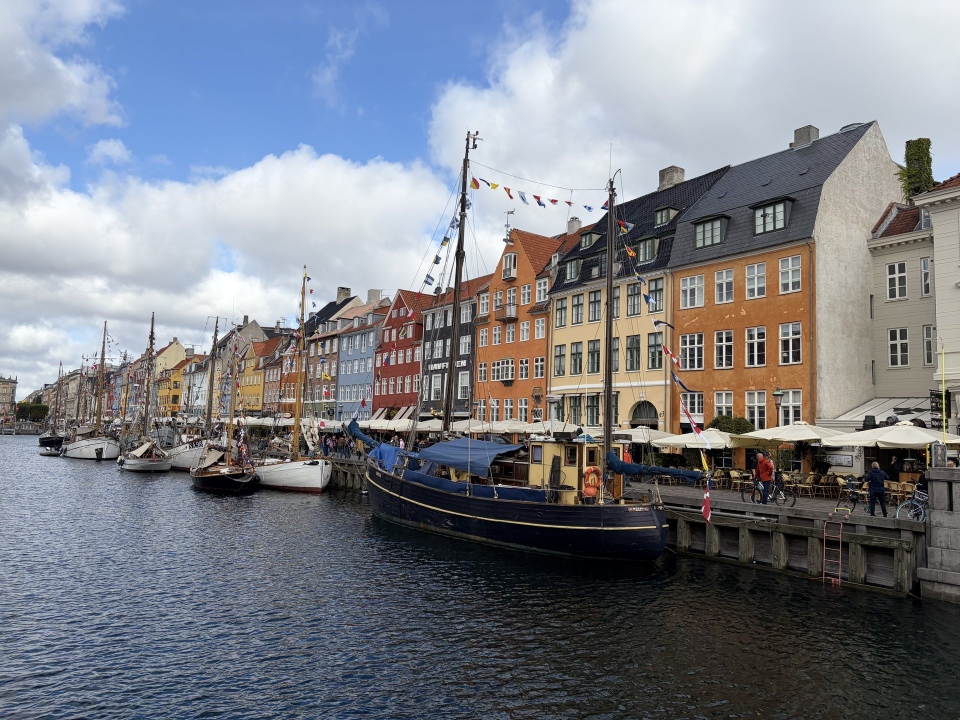
#> input picture Exercises/W5/line.jpg, 1920 x 1440 px, found by its file name (shown at 1/2 size)
$ jupyter execute W5_harris_sol.ipynb   (shell and % lines are left out)
#> lines starting #> are read from the running program, lines starting #| are printed output that depends on the picture; after the words box and inside, x2 and y2 are one past the last pixel; in counts of white or black regions, pixels touching at a corner belong together
# Harris corner detector — solution

Staff copy of the 15-minute exercise.

[](https://colab.research.google.com/github/tavisualcomputing/viscomp2026/blob/main/Solutions/W5/W5_harris_sol.ipynb)

## Before you start

Run the setup cell first. It uses the photos next to this notebook, and downloads the ones it needs from the course repository when they are missing (this is what happens in Colab). If the download fails, upload the `.jpg` files from `Exercises/W5` into the Colab file browser.

[cell 1]
import urllib.request
from pathlib import Path

import numpy as np
import matplotlib.pyplot as plt
from PIL import Image
from scipy import ndimage

plt.rcParams["figure.dpi"] = 80


IMAGE_BASE_URL = "https://raw.githubusercontent.com/tavisualcomputing/viscomp2026/main/Exercises/W5"


def find_image_dir():
    """Folder with the photos: next to the notebook, in images/, or in Exercises/W5."""
    start = Path.cwd().resolve()
    for cand in [start, *start.parents]:
        for folder in (cand, cand / "images", cand / "Exercises" / "W5"):
            if (folder / "line.jpg").is_file():
                return folder
    return start


IMAGE_DIR = find_image_dir()


def load_rgb(name):
    """Load a course photo. Downloads it on first use when it is not on disk."""
#> called with name = 'line.jpg'
    path = IMAGE_DIR / name
    if not path.is_file():
        urllib.request.urlretrieve(f"{IMAGE_BASE_URL}/{name}", path)
    return np.asarray(Image.open(path).convert("RGB"))
#> returned value is the input picture: shape (1440, 1920, 3); mean R, G, B 123.3, 127.4, 135.9


# [5 lines left out: function downscale, not called in this run]


def rgb_to_gray(rgb):
    image = rgb.astype(np.float64)
    return (0.2989 * image[:, :, 0] + 0.5870 * image[:, :, 1] + 0.1140 * image[:, :, 2]) / 255.0
#> returned value: shape (1440, 1920) float64


def image_gradients(gray):
    """Sobel derivatives. Ix is horizontal, Iy is vertical."""
    Ix = ndimage.sobel(gray, axis=1)
    Iy = ndimage.sobel(gray, axis=0)
    return Ix, Iy

## The detector

The structure tensor pools the image gradients in a Gaussian window:

$$
M = G_{\sigma} * \begin{bmatrix} I_x^2 & I_x I_y \\ I_x I_y & I_y^2 \end{bmatrix}
$$

Two large eigenvalues mean a corner. Harris skips the eigendecomposition:

$$
R = \det(M) - k\,(\mathrm{tr}\, M)^2
$$

Use $k = 0.05$. Corners give a large positive $R$. Straight edges give a negative $R$, because one eigenvalue is large and the other is near zero. Flat regions stay near zero.

`image_gradients` (already in the setup cell) returns Sobel derivatives $I_x$ and $I_y$.

The three definitions below are the solution.

[cell 2]
def structure_tensor(Ix, Iy, sigma):
    """Return A, B, C for M = [[A, C], [C, B]].

    A, B, and C are Ix**2, Iy**2, and Ix*Iy, each smoothed by a Gaussian
    of standard deviation `sigma`. x is the column direction.
    """
    A = ndimage.gaussian_filter(Ix * Ix, sigma)
    B = ndimage.gaussian_filter(Iy * Iy, sigma)
    C = ndimage.gaussian_filter(Ix * Iy, sigma)
    return A, B, C

[cell 3]
def harris_response(A, B, C, k=0.05):
    """R = det(M) - k * trace(M)**2."""
    det = A * B - C * C
    trace = A + B
    return det - k * trace * trace

## Two tools for picking corners

The last function needs two NumPy / SciPy tools you may not have used. Read this, run the demo cell, then write the function.

### 1. `ndimage.maximum_filter(array, size=n)` (given, you do not write it)

It slides an $n \times n$ window over the array. At every pixel it looks at the $n \times n$ neighbourhood centred on that pixel and writes the **largest value in that neighbourhood** into the output at the same position. The output has the same shape as the input.

Example with `size=3` (each output value is the max of the 3x3 block around it):

```
input            output
0 0 0 0 0        1 1 1 0 0
0 1 0 0 0        1 1 1 0 0
0 0 0 0 0   ->   1 1 5 5 5     the 1 spreads to its 8 neighbours,
0 0 0 5 0        0 0 5 5 5     the 5 spreads to its 8 neighbours
0 0 0 0 0        0 0 5 5 5
```

Why do we want this? A pixel is a **local maximum** exactly when nobody in its window is bigger than it, that is, when its own value equals the window maximum:

$$\text{response}[y, x] = \text{local\_max}[y, x]$$

Pixels that are only slightly less than a stronger neighbour fail this test. This is called **non-maximum suppression**: around each corner, the response forms a small hill, and we keep only the top of the hill instead of every pixel on it.

Warning: do not threshold `local_max` itself. It is the *spread-out* version, so every pixel near a strong corner would pass. Always compare against the original `response`.

### 2. `np.nonzero(mask)`

A comparison such as `response > 3` gives a boolean array with the same shape as `response`. `np.nonzero(mask)` turns this into a list of **where** the `True` entries are. For a 2-D array it returns two 1-D arrays, **first the row indices, then the column indices**:

```python
mask = np.array([[False, True,  False],
                 [False, False, True ],
                 [False, False, False]])
rows, cols = np.nonzero(mask)
# rows = [0, 1]    cols = [1, 2]     -> True at (row 0, col 1) and (row 1, col 2)
```

In an image rows are $y$ and columns are $x$, so write `ys, xs = np.nonzero(mask)`. Mixing these two up is the most common bug.

Boolean arrays can be combined element-wise with `&` (and). Put each comparison in its own parentheses: `(a == b) & (c > d)`.

[cell 4]
# Demo: run this cell, change the numbers, and compare with the explanation.
demo = np.array([
    [0, 0, 0, 0, 0],
    [0, 1, 0, 0, 0],
    [0, 0, 0, 0, 0],
    [0, 0, 0, 5, 0],
    [0, 0, 0, 0, 0],
], dtype=float)

spread = ndimage.maximum_filter(demo, size=3)
print("maximum_filter, size=3:\n", spread)

is_peak = (demo == spread) & (demo > 0.5)
print("peaks (True where the pixel wins its window and is > 0.5):\n", is_peak)

rows, cols = np.nonzero(is_peak)
print("rows =", rows, " cols =", cols)

[cell 5]
def select_corners(R, nms_size=9, rel_threshold=0.02):
    """Pixel coordinates (xs, ys) of local maxima of R.

    A corner must be the maximum in an `nms_size` window and must be
    larger than `rel_threshold` times the strongest response.
    xs are columns, ys are rows.
    """
    response = R.copy()
    margin = nms_size // 2
    if margin > 0:
        response[:margin, :] = 0
        response[-margin:, :] = 0
        response[:, :margin] = 0
        response[:, -margin:] = 0

    peak = float(response.max())
    if peak <= 0:
        return np.zeros(0, dtype=int), np.zeros(0, dtype=int)

    local_max = ndimage.maximum_filter(response, size=nms_size)
    mask = (response == local_max) & (response > rel_threshold * peak)
    ys, xs = np.nonzero(mask)
    return xs, ys

## Check: four corners of a rectangle

A white rectangle on a black background has a corner at each of its four corners and a long edge along each side. Those edges must not produce detections.

[cell 6]
square = np.zeros((100, 120))
square[30:70, 20:90] = 1.0
Ix, Iy = image_gradients(square)
A, B, C = structure_tensor(Ix, Iy, sigma=1.5)
response = harris_response(A, B, C, k=0.05)
xs, ys = select_corners(response, nms_size=7, rel_threshold=0.1)

expected = {(20, 30), (89, 30), (20, 69), (89, 69)}
found = {(int(x), int(y)) for x, y in zip(xs, ys)}
print("Corners on the white rectangle:", sorted(found))
assert found == expected, "Expected the four corners of the rectangle."
print("Square check passed.")

## Nyhavn

`images/line.jpg` is the waterfront. Windows are corners. Roof edges, masts, and the quay are lines. The drawing keeps the 250 strongest responses so the figure stays readable.

[cell 7]
rgb = load_rgb("line.jpg")
gray = rgb_to_gray(rgb)
Ix, Iy = image_gradients(gray)
#> in image_gradients (call 2), `Ix = ndimage.sobel(gray, axis=1)`:
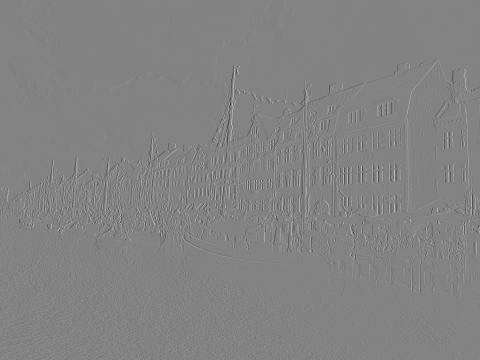
#> Ix: shape (1440, 1920) float64 (shown at 1/4 size); min -3.76, max 3.58, mean -0.000483; drawn with min black and max white
A, B, C = structure_tensor(Ix, Iy, sigma=1.6)
#> call 2 of structure_tensor, with sigma = 1.6
#> in structure_tensor (call 2), `B = ndimage.gaussian_filter(Iy * Iy, sigma)`:
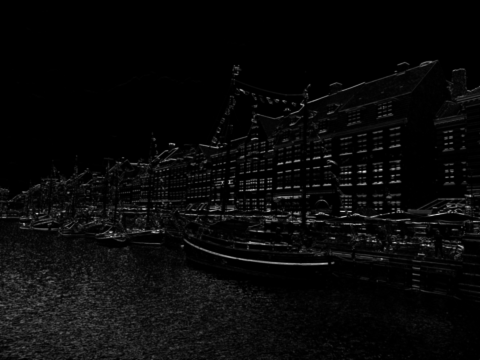
#> B: shape (1440, 1920) float64 (shown at 1/4 size); min 0, max 5.01, mean 0.191; drawn with min black and max white
response = harris_response(A, B, C, k=0.05)
#> call 2 of harris_response, with k = 0.05
#> in harris_response (call 2), `det = A * B - C * C`:
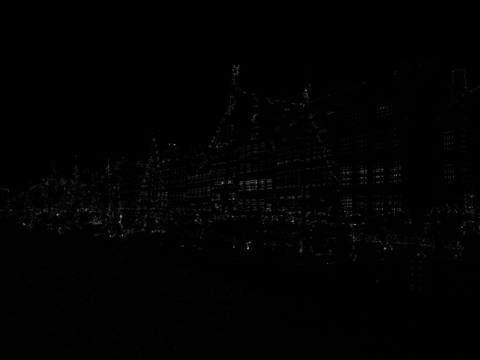
#> det: shape (1440, 1920) float64 (shown at 1/4 size); min 0, max 5.82, mean 0.0311; drawn with min black and max white
#> in harris_response (call 2), `return det - k * trace * trace`:
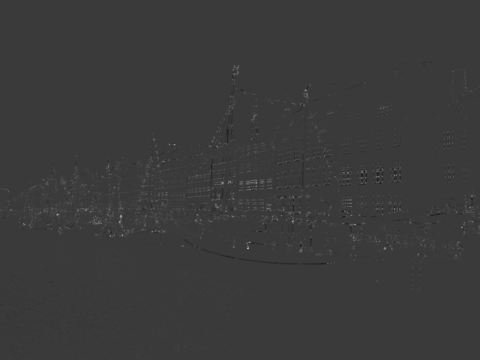
#> returned value: shape (1440, 1920) float64 (shown at 1/4 size); min -1.37, max 4.63, mean 0.0128; drawn with min black and max white
xs, ys = select_corners(response, nms_size=9, rel_threshold=0.02)
#> call 2 of select_corners, with nms_size = 9, rel_threshold = 0.02
#> in select_corners (call 2), `peak = float(response.max())`: peak = 4.63
#> in select_corners (call 2), `local_max = ndimage.maximum_filter(response, size=nms_size)`:
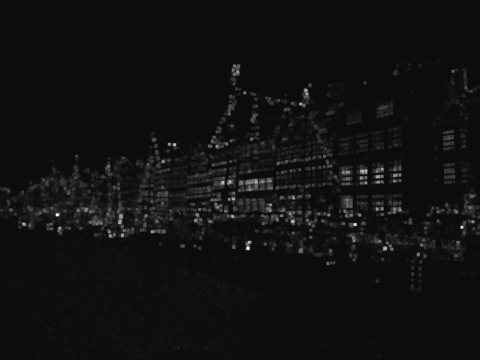
#> local_max: shape (1440, 1920) float64 (shown at 1/4 size); min -0.245, max 4.63, mean 0.0916; drawn with min black and max white
#> in select_corners (call 2), `ys, xs = np.nonzero(mask)`: ys = 2903 values from 242 to 1435; xs = 2903 values, max 1915 at index 44, min 4 at index 1276, mean 982.7
#> ys = 2903 values from 242 to 1435

scores = response[ys, xs]
#> scores = 2903 values, max 4.63 at index 2037, min 0.0926 at index 2822, mean 0.582
keep = np.argsort(scores)[-250:]
#> keep = 250 values, max 2745 at index 152, min 4 at index 145, mean 1532.8
xs, ys = xs[keep], ys[keep]
#> xs = 250 values, max 1891 at index 190, min 43 at index 23, mean 1079.2; ys = 250 values, max 1053 at index 152, min 263 at index 71, mean 773.4
print(f"{len(scores)} corners above the threshold, drawing the strongest {len(xs)}.")
#| 2903 corners above the threshold, drawing the strongest 250.

fig, ax = plt.subplots(figsize=(9, 6))
ax.imshow(rgb)
ax.scatter(xs, ys, s=18, facecolors="none", edgecolors="red", linewidths=0.8)
ax.set_title("Harris corners on Nyhavn")
ax.set_axis_off()
fig.tight_layout()
plt.show()
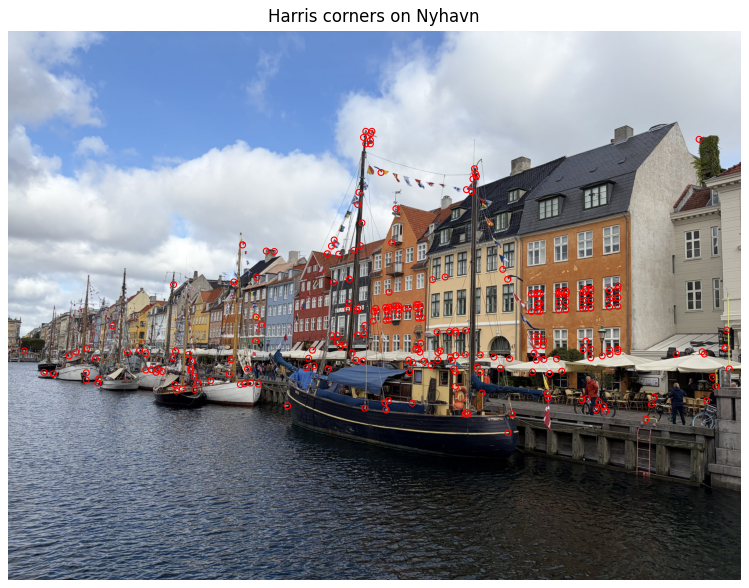
#> figure drawn by matplotlib, 1 panel

# A patch of facade. Red is a positive response, blue is a negative one.
y0, y1, x0, x1 = 380, 780, 1100, 1600
crop = response[y0:y1, x0:x1]
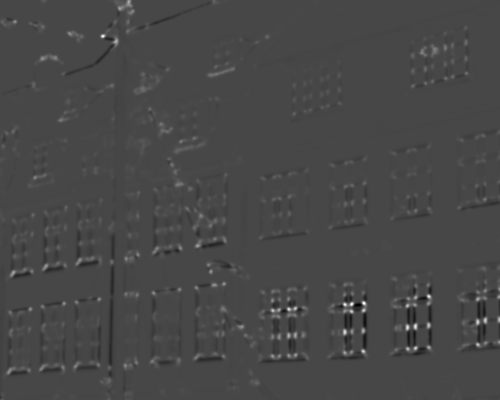
#> crop: shape (400, 500) float64; min -1.23, max 3.17, mean 0.0115; drawn with min black and max white
limit = np.percentile(np.abs(crop), 99)
#> limit = 0.589
fig, axes = plt.subplots(1, 2, figsize=(9, 4.5))
axes[0].imshow(rgb[y0:y1, x0:x1])
axes[0].set_title("Facade")
image = axes[1].imshow(crop, cmap="seismic", vmin=-limit, vmax=limit)
axes[1].set_title("Harris response R")
for ax in axes:
    ax.set_axis_off()
fig.colorbar(image, ax=axes[1], fraction=0.046)
fig.tight_layout()
plt.show()
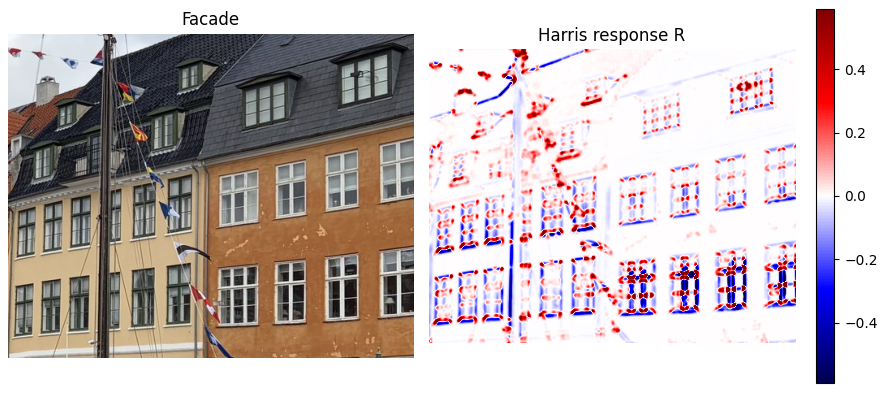
#> figure drawn by matplotlib, 3 panels

$ run again, with Exercises/W5/SIFTa.jpg copied over Exercises/W5/line.jpg
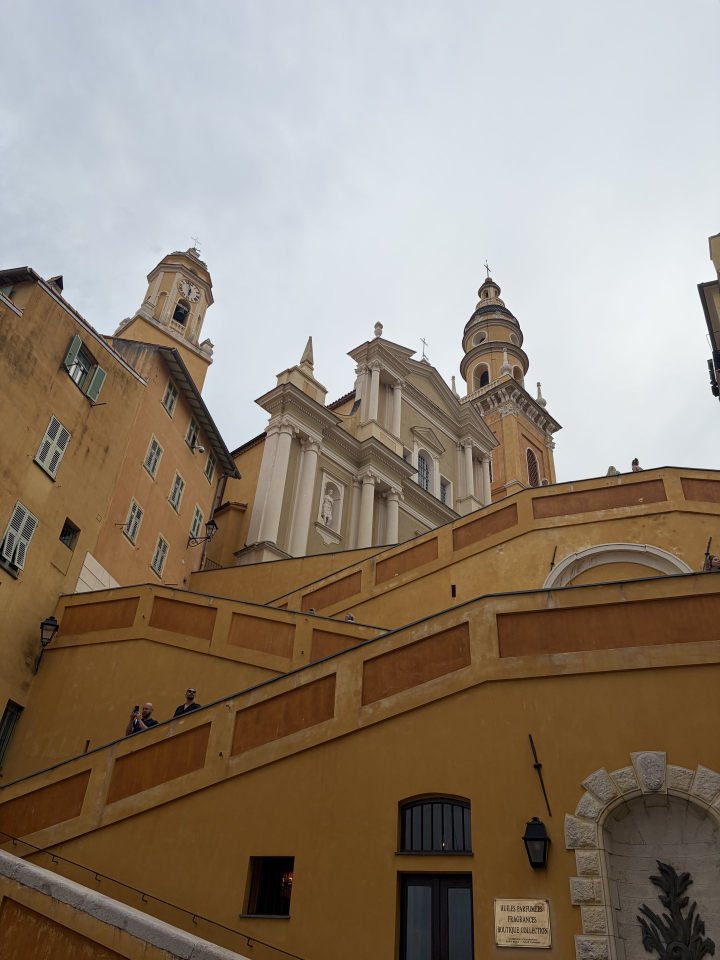
#> input picture Exercises/W5/SIFTa.jpg, 1440 x 1920 px, found by its file name (shown at 1/2 size)
#> in load_rgb, returned value is the input picture: shape (1920, 1440, 3); mean R, G, B 145.1, 131.9, 117.5
#> peak = 3.25
#> in select_corners (call 2), `mask = (response == local_max) & (response > rel_threshold * peak)`:
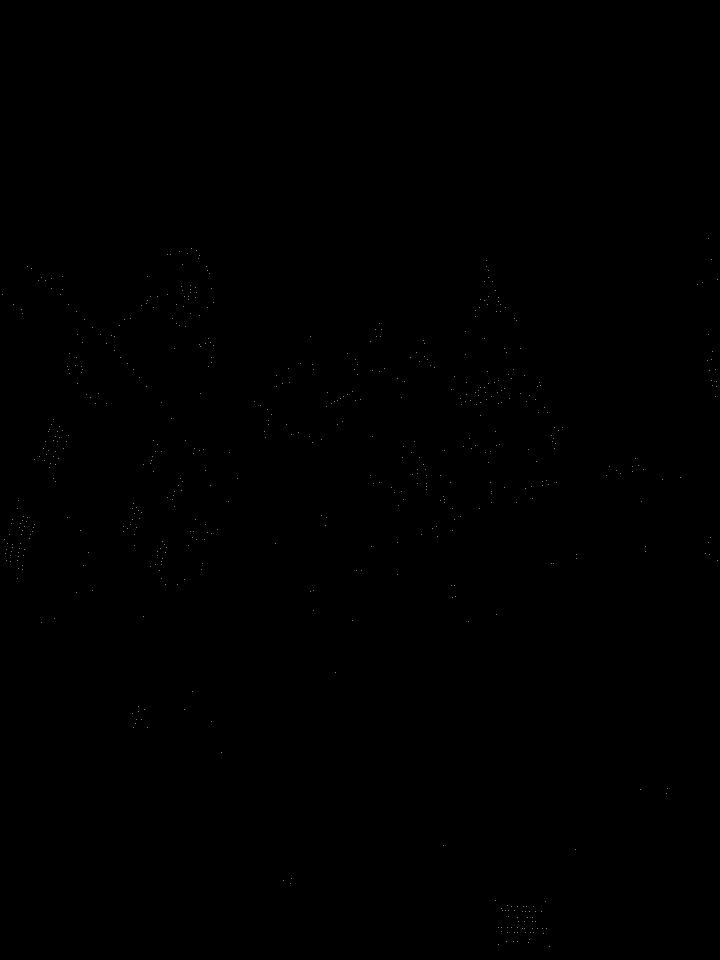
#> mask: shape (1920, 1440) bool (shown at 1/2 size); 0.02% white in thin lines or dots, all inside (x1, y1, x2, y2) = (4, 476, 1436, 1894)
#> in select_corners (call 2), `ys, xs = np.nonzero(mask)`: ys = 593 values from 476 to 1893; xs = 593 values, max 1435 at index 481, min 4 at index 42, mean 630.7
#> `xs, ys = select_corners(response, nms_size=9, rel_threshold=0.02)`: ys = 593 values from 476 to 1893
#> scores = 593 values, max 3.25 at index 183, min 0.0654 at index 523, mean 0.368
#> keep = 250 values, max 585 at index 2, min 0 at index 38, mean 279.5
#> `xs, ys = xs[keep], ys[keep]`: xs = 250 values, max 1434 at index 220, min 10 at index 190, mean 627.8; ys = 250 values, max 1866 at index 2, min 476 at index 38, mean 981.2
#| 593 corners above the threshold, drawing the strongest 250.
#> limit = 0.137
#> `plt.show()`:
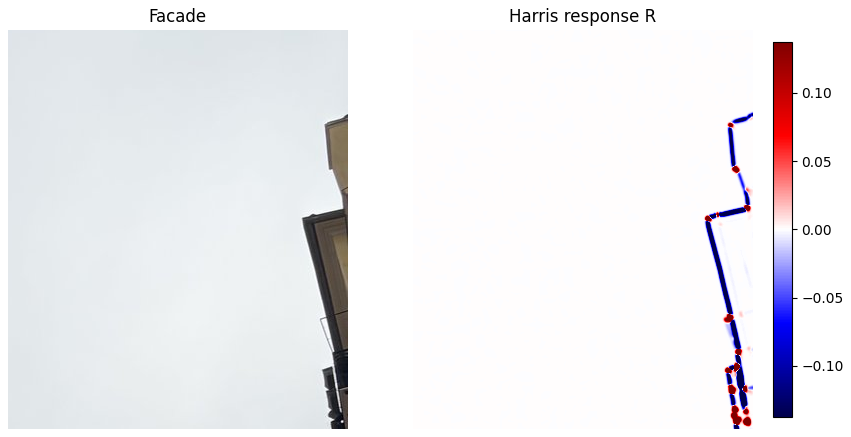
#> figure drawn by matplotlib, 3 panels

$ run again, with Exercises/W5/SIFTb.jpg copied over Exercises/W5/line.jpg
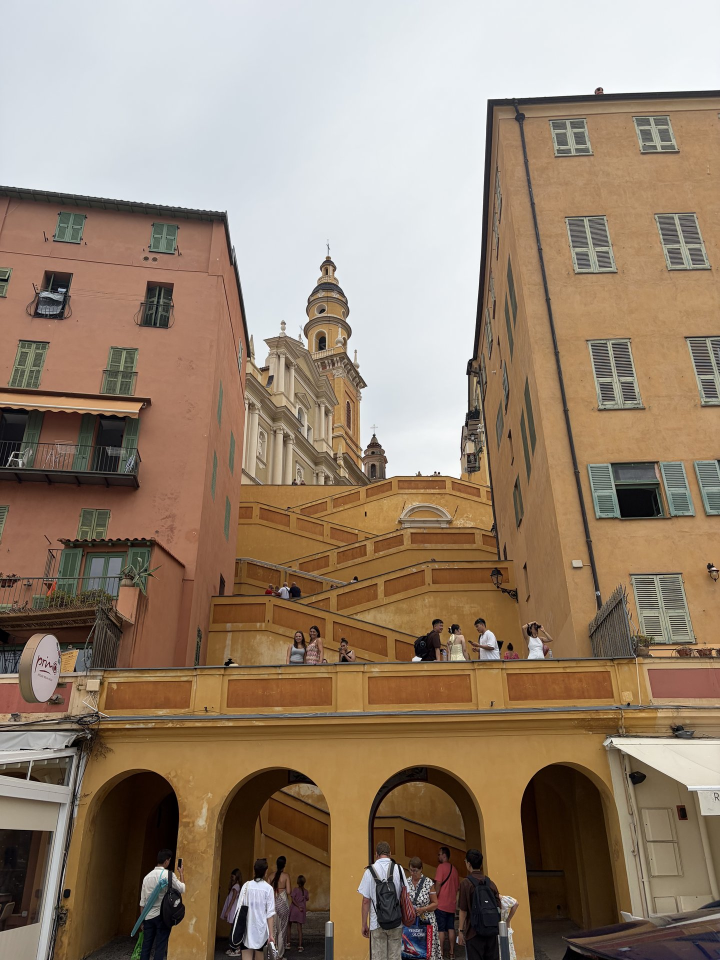
#> input picture Exercises/W5/SIFTb.jpg, 1440 x 1920 px, found by its file name (shown at 1/2 size)
#> in load_rgb, returned value is the input picture: shape (1920, 1440, 3); mean R, G, B 150.5, 130.9, 111.8
#> mask: shape (1920, 1440) bool; 0.04% white in thin lines or dots, all inside (x1, y1, x2, y2) = (4, 186, 1436, 1916)
#> `xs, ys = select_corners(response, nms_size=9, rel_threshold=0.02)`: xs = 1093 values, max 1435 at index 266, min 4 at index 649, mean 787.6; ys = 1093 values from 186 to 1915
#> scores = 1093 values, max 5.18 at index 511, min 0.104 at index 937, mean 0.448
#> keep = 250 values, max 1092 at index 111, min 0 at index 195, mean 634.3
#> `xs, ys = xs[keep], ys[keep]`: xs = 250 values, max 1435 at index 33, min 11 at index 61, mean 887.8; ys = 250 values, max 1915 at index 111, min 186 at index 195, mean 1174.1
#| 1093 corners above the threshold, drawing the strongest 250.
#> `crop = response[y0:y1, x0:x1]`:
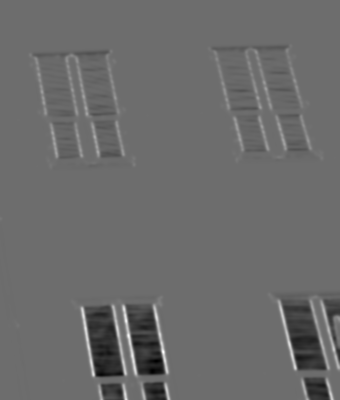
#> crop: shape (400, 340) float64; min -1.05, max 1.4, mean -0.0178; drawn with min black and max white
#> limit = 0.7
#> `plt.show()`:
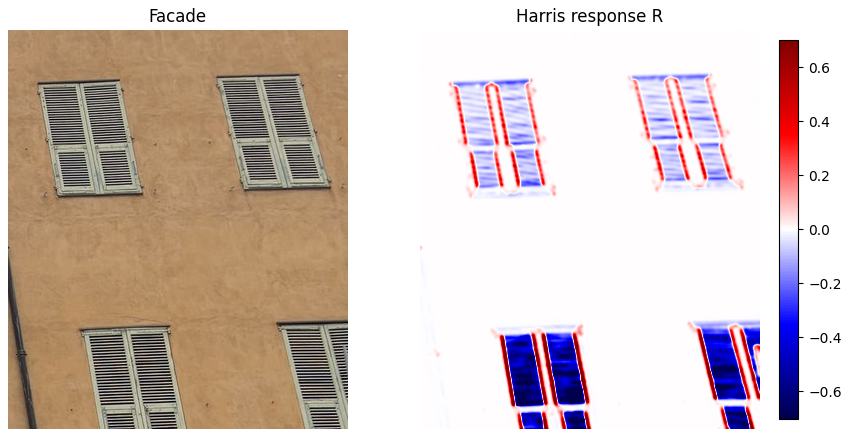
#> figure drawn by matplotlib, 3 panels
